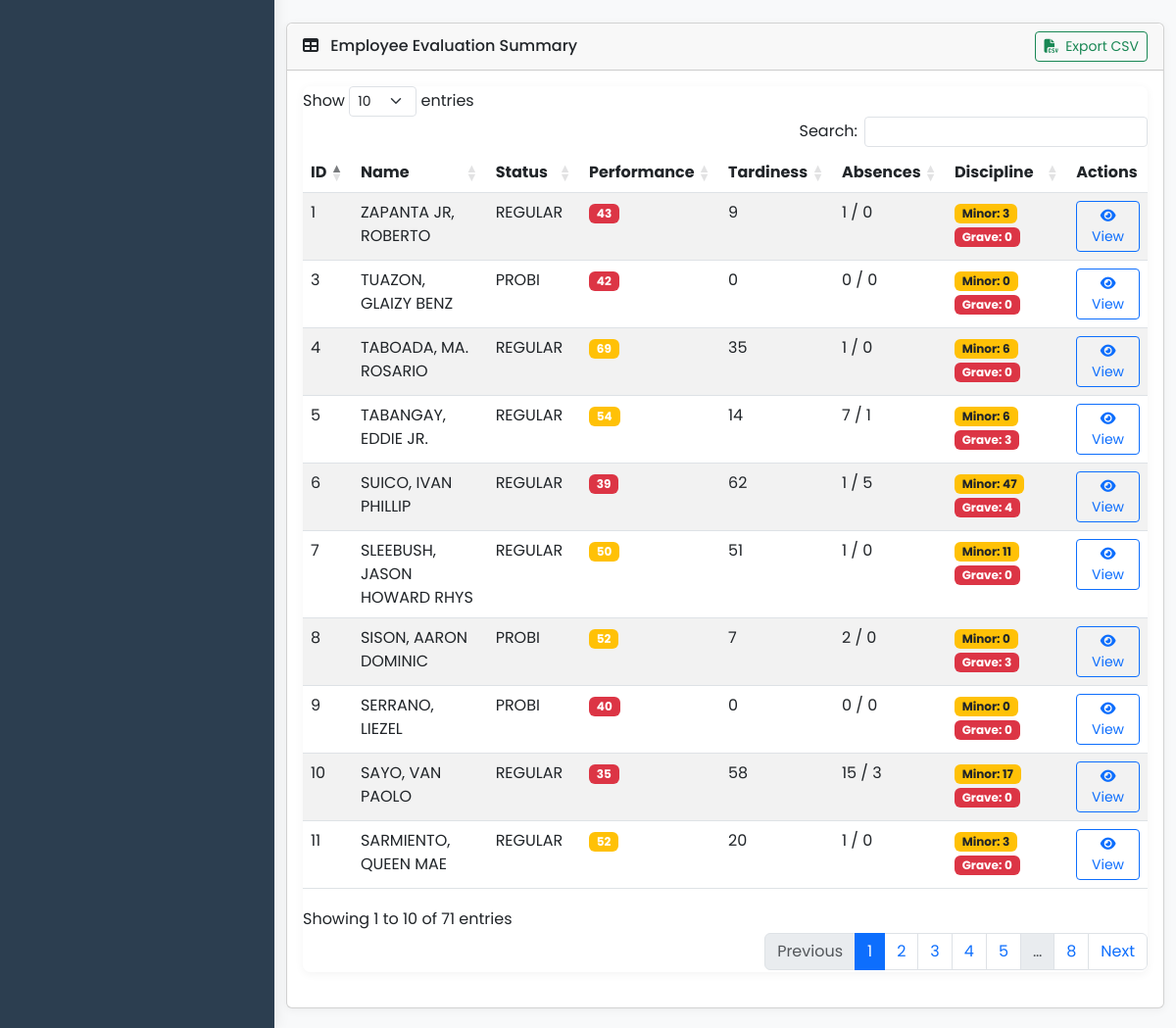
The app's page /components/dashboard.php (signed in, lower part), older data.
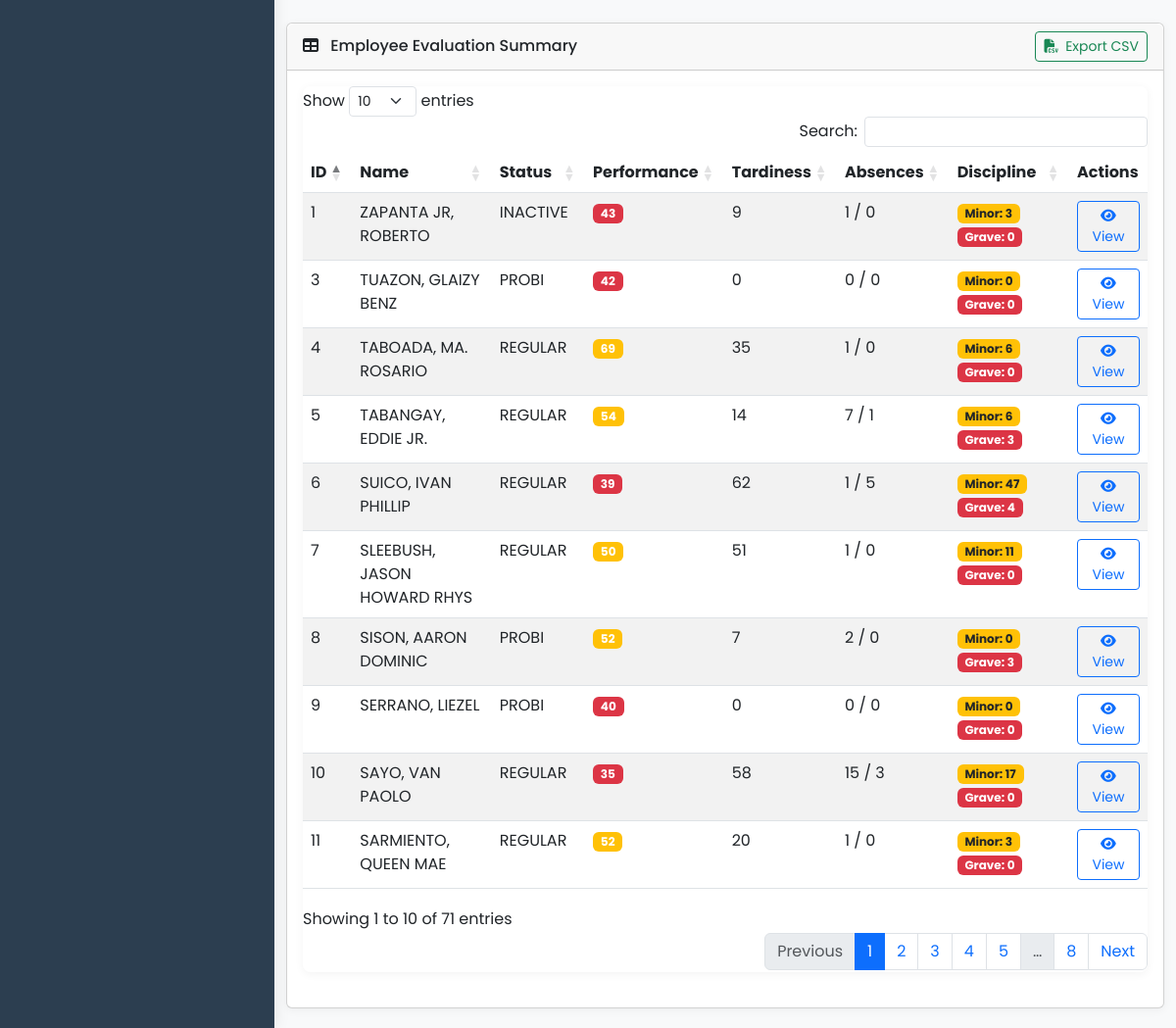
The same page, newer data.
### tables this page shows
CREATE TABLE `tbl_employee_details` (
  `emp_id` int(11) NOT NULL,
  `emp_name` varchar(255) DEFAULT NULL,
  `age` int(11) DEFAULT NULL,
  `gender` varchar(50) DEFAULT NULL,
  `status` varchar(50) DEFAULT NULL,
  `start_date` date DEFAULT NULL,
  `regularization` date DEFAULT NULL,
  `end_date` date DEFAULT NULL,
  `exit_reason` varchar(255) DEFAULT NULL,
  `emp_status` varchar(50) DEFAULT NULL,
  `tenure` varchar(100) DEFAULT NULL,
  `position` int(11) DEFAULT NULL,
  `department` int(11) DEFAULT NULL,
  `active_status` int(11) DEFAULT 1
);

CREATE TABLE `tbl_eval_others` (
  `eval_id` int(11) NOT NULL,
  `performance` int(11) DEFAULT NULL,
  `manager_input` float DEFAULT NULL,
  `psa_input` float DEFAULT NULL
);

CREATE TABLE `tbl_eval_attendance` (
  `eval_id` int(11) NOT NULL,
  `emp_id` int(11) NOT NULL,
  `tardiness` int(11) NOT NULL,
  `tardy` int(11) NOT NULL,
  `comb_ab_hd` int(11) NOT NULL,
  `comb_uab_uhd` int(11) NOT NULL,
  `AB` int(11) NOT NULL,
  `UAB` int(11) NOT NULL,
  `HD` int(11) NOT NULL,
  `UHD` int(11) NOT NULL
);

CREATE TABLE `tbl_eval_discipline` (
  `eval_id` int(11) NOT NULL,
  `minor` int(11) DEFAULT NULL,
  `grave` int(11) DEFAULT NULL,
  `suspension` int(11) DEFAULT NULL
);

### components/dashboard.php (the view, shortened to what this page needs)
<!DOCTYPE html>
<html lang="en">
<head>
    <link href="https://cdnjs.cloudflare.com/ajax/libs/bootstrap/5.3.0/css/bootstrap.min.css" rel="stylesheet">
    <link href="https://cdnjs.cloudflare.com/ajax/libs/font-awesome/6.4.0/css/all.min.css" rel="stylesheet">
    <link href="https://cdn.datatables.net/1.11.5/css/dataTables.bootstrap5.min.css" rel="stylesheet">
    <link rel="stylesheet" href="../css/dashboard.css">
    <link rel="stylesheet" href="../css/general.css">
</head>
<body>
    <?php require "../backend/config.php"; ?>
    <?php
        $get_data_query = "SELECT
                td.emp_id,
                td.emp_name,
                td.emp_status,
                ta.eval_id,
                ta.tardiness,
                ta.tardy,
                ta.comb_ab_hd,
                ta.comb_uab_uhd,
                ta.AB,
                ta.UAB,
                ta.HD,
                ta.UHD,
                tbd.minor,
                tbd.grave,
                tbd.suspension,
                tbo.performance,
                tbo.manager_input,
                tbo.psa_input,
                tbe.highlight,
                tbe.lowlight,
                tp.position_name, dp.dept_name
            FROM
                tbl_employee_details td
            INNER JOIN
                tbl_eval_attendance ta ON ta.emp_id = td.emp_id
            INNER JOIN
                tbl_eval_discipline tbd ON tbd.eval_id = ta.eval_id
            INNER JOIN
                tbl_eval_others tbo ON tbo.eval_id = ta.eval_id
            INNER JOIN
                tbl_evaluation tbe ON tbe.emp_id = td.emp_id
            INNER JOIN tbl_positions tp on tp.position_id = td.position
            inner join tbl_department dp on dp.dept_id = td.department";
        $stmt = $conn->prepare($get_data_query);
        $stmt->execute();
        $result = $stmt->get_result();
        $employee_data = array();
        if($result->num_rows > 0) {
            while($row = $result->fetch_assoc()) {
                $employee_data[$row['emp_id']] = $row;
            }
        }
    ?>
    <div class="container-fluid body-con">
        <?php include 'sidebar.php'; ?>
        <div class="row">
            <div class="col-md-12">
                <div class="card">
                    <div class="card-header d-flex justify-content-between align-items-center">
                        <div>
                            <i class="fas fa-table me-2"></i> Employee Evaluation Summary
                        </div>
                        <div>
                            <button id="exportCSV" class="btn btn-sm btn-outline-success">
                                <i class="fas fa-file-csv me-1"></i> Export CSV
                            </button>
                        </div>
                    </div>
                    <div class="card-body">
                        <div class="table-responsive">
                            <table id="employeesTable" class="table table-striped table-hover" style="width:100%">
                                <thead>
                                    <tr>
                                        <th>ID</th>
                                        <th>Name</th>
                                        <th>Status</th>
                                        <th>Performance</th>
                                        <th>Tardiness</th>
                                        <th>Absences</th>
                                        <th>Discipline</th>
                                        <th>Actions</th>
                                    </tr>
                                </thead>
                                <tbody>
                                    <?php foreach($employee_data as $emp_id => $employee): ?>
                                    <tr data-emp-id="<?php echo $emp_id; ?>">
                                        <td><?php echo $emp_id; ?></td>
                                        <td><?php echo htmlspecialchars($employee['emp_name']); ?></td>
                                        <td><?php echo htmlspecialchars($employee['emp_status']); ?></td>
                                        <td>
                                            <?php
                                                $badgeClass = 'bg-secondary';
                                                if ($employee['performance'] >= 90) $badgeClass = 'bg-success';
                                                elseif ($employee['performance'] >= 70) $badgeClass = 'bg-primary';
                                                elseif ($employee['performance'] >= 50) $badgeClass = 'bg-warning';
                                                elseif ($employee['performance'] > 0) $badgeClass = 'bg-danger';
                                            ?>
                                            <span class="badge <?php echo $badgeClass; ?> badge-performance">
                                                <?php echo $employee['performance'] ?? 'N/A'; ?>
                                            </span>
                                        </td>
                                        <td><?php echo $employee['tardiness'] ?? '0'; ?></td>
                                        <td>
                                            <?php echo ($employee['AB'] ?? '0') . ' / ' . ($employee['UAB'] ?? '0'); ?>
                                        </td>
                                        <td>
                                            <span class="badge bg-warning text-dark">Minor: <?php echo $employee['minor'] ?? '0'; ?></span>
                                            <span class="badge bg-danger">Grave: <?php echo $employee['grave'] ?? '0'; ?></span>
                                        </td>
                                        <td>
                                            <button class="btn btn-sm btn-outline-primary view-employee" data-emp-id="<?php echo $emp_id; ?>">
                                                <i class="fas fa-eye"></i> View
                                            </button>
                                        </td>
                                    </tr>
                                    <?php endforeach; ?>
                                </tbody>
                            </table>
                        </div>
                    </div>
                </div>
            </div>
        </div>
    </div>
</body>
</html>

### components/sidebar.php (shortened to what this page needs)
<!DOCTYPE html>
<html lang="en">
<head>
    <link href="https://cdnjs.cloudflare.com/ajax/libs/bootstrap/5.3.0/css/bootstrap.min.css" rel="stylesheet">
    <link rel="stylesheet" href="../css/sidebar.css">
    <link href="https://cdnjs.cloudflare.com/ajax/libs/font-awesome/6.4.0/css/all.min.css" rel="stylesheet">
</head>
<body>
    <div class="sidebar" id="sidebar">
    </div>
</body>
</html>

### css/dashboard.css (style rules this page uses)
.card { border: none; border-radius: 8px; box-shadow: 0 2px 10px rgba(0, 0, 0, 0.05); transition: transform 0.3s; height: 100%; margin-bottom: 20px; }
.card-header { background-color: var(--primary-color); color: white; border-top-left-radius: 8px !important; border-top-right-radius: 8px !important; font-weight: 500; }
.table-responsive { border-radius: 8px; box-shadow: 0 2px 10px rgba(0, 0, 0, 0.05); overflow: hidden; margin-bottom: 20px; }
.badge-performance { padding: 5px 10px; border-radius: 20px; font-weight: 600; font-size: 0.85rem; }

### css/general.css (style rules this page uses)
* { box-sizing: border-box; font-family: 'Poppins', sans-serif; border: 0; padding: 0; margin: 0; }
body { margin: 0; }

### css/sidebar.css (style rules this page uses)
:root { --primary-color: #2c3e50; --accent-color: #3498db; --sidebar-width: 280px; --sidebar-collapsed-width: 60px; --header-height: 60px; }
body { font-family: 'Segoe UI', Tahoma, Geneva, Verdana, sans-serif; background-color: #f8f9fa; overflow-x: hidden; margin-left: var(--sidebar-width); transition: margin-left 0.3s; }
.sidebar { position: fixed; left: 0; top: 0; bottom: 0; height: 100%; width: var(--sidebar-width); background-color: var(--primary-color); color: white; transition: all 0.3s; z-index: 1000; box-shadow: 0 0 15px rgba(0, 0, 0, 0.1); }

### components/dashboard.php (style rules this page uses)
.badge-performance { font-size: 0.9em; padding: 5px 8px; }

Row changes from the older to the newer data that the page shows:
changed tbl_employee_details "ZAPANTA JR, ROBERTO": emp_status "REGULAR" → "INACTIVE"
